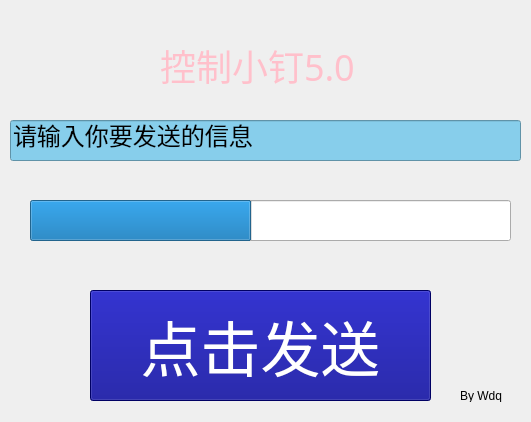
<?xml version="1.0" encoding="UTF-8"?>
<ui version="4.0">
 <class>Form</class>
 <widget class="QWidget" name="Form">
  <property name="geometry">
   <rect>
    <x>0</x>
    <y>0</y>
    <width>531</width>
    <height>422</height>
   </rect>
  </property>
  <property name="cursor">
   <cursorShape>CrossCursor</cursorShape>
  </property>
  <property name="windowTitle">
   <string>控制小钉5.0</string>
  </property>
  <widget class="QLabel" name="label">
   <property name="geometry">
    <rect>
     <x>0</x>
     <y>0</y>
     <width>531</width>
     <height>421</height>
    </rect>
   </property>
   <property name="text">
    <string/>
   </property>
   <property name="pixmap">
    <pixmap>background.jpeg</pixmap>
   </property>
  </widget>
  <widget class="QLabel" name="label_2">
   <property name="geometry">
    <rect>
     <x>160</x>
     <y>30</y>
     <width>221</width>
     <height>71</height>
    </rect>
   </property>
   <property name="font">
    <font>
     <family>微软雅黑</family>
     <pointsize>-1</pointsize>
    </font>
   </property>
   <property name="styleSheet">
    <string notr="true">color:pink;
font-family:微软雅黑;
font-size:36px;</string>
   </property>
   <property name="text">
    <string>控制小钉5.0</string>
   </property>
  </widget>
  <widget class="QLineEdit" name="lineEdit">
   <property name="geometry">
    <rect>
     <x>10</x>
     <y>120</y>
     <width>511</width>
     <height>41</height>
    </rect>
   </property>
   <property name="styleSheet">
    <string notr="true">background-color:skyblue;
font-family:微软雅黑;
font-color:pink;
font-size:24px;</string>
   </property>
   <property name="text">
    <string>请输入你要发送的信息</string>
   </property>
   <property name="maxLength">
    <number>1000</number>
   </property>
  </widget>
  <widget class="QProgressBar" name="progressBar">
   <property name="geometry">
    <rect>
     <x>30</x>
     <y>200</y>
     <width>481</width>
     <height>41</height>
    </rect>
   </property>
   <property name="styleSheet">
    <string notr="true">font-size:30px;
font-family:微软雅黑;
color:pink;</string>
   </property>
   <property name="value">
    <number>46</number>
   </property>
   <property name="textVisible">
    <bool>false</bool>
   </property>
  </widget>
  <widget class="QPushButton" name="Send">
   <property name="geometry">
    <rect>
     <x>90</x>
     <y>290</y>
     <width>341</width>
     <height>111</height>
    </rect>
   </property>
   <property name="cursor">
    <cursorShape>PointingHandCursor</cursorShape>
   </property>
   <property name="mouseTracking">
    <bool>true</bool>
   </property>
   <property name="whatsThis">
    <string>&lt;html&gt;&lt;head/&gt;&lt;body&gt;&lt;p&gt;发送信息&lt;/p&gt;&lt;/body&gt;&lt;/html&gt;</string>
   </property>
   <property name="styleSheet">
    <string notr="true">font-family:楷体;
font-size:60px;
background-color:darkblue;
font-color:white;
color:white;</string>
   </property>
   <property name="text">
    <string>点击发送</string>
   </property>
  </widget>
  <widget class="QLabel" name="label_3">
   <property name="geometry">
    <rect>
     <x>460</x>
     <y>390</y>
     <width>54</width>
     <height>12</height>
    </rect>
   </property>
   <property name="text">
    <string>By Wdq</string>
   </property>
  </widget>
 </widget>
 <resources/>
 <connections>
  <connection>
   <sender>Send</sender>
   <signal>clicked()</signal>
   <receiver>Form</receiver>
   <slot>send()</slot>
   <hints>
    <hint type="sourcelabel">
     <x>230</x>
     <y>336</y>
    </hint>
    <hint type="destinationlabel">
     <x>795</x>
     <y>279</y>
    </hint>
   </hints>
  </connection>
 </connections>
 <slots>
  <slot>send()</slot>
 </slots>
</ui>
